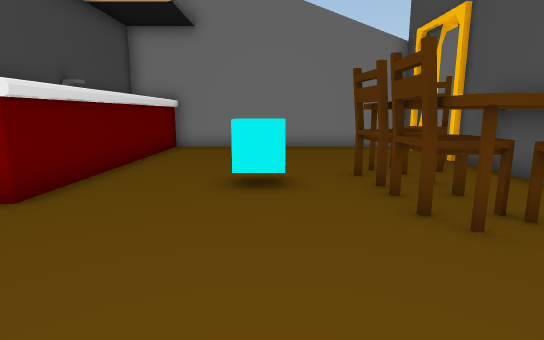
[1] (above)

12 first-person views from a walk through a 3-D level made in the Unity game engine. The camera is 1.4 m above the floor, tilts 10° down and sees 80° across. The floor is counted in squares, 1 m on a side. Each view is taken from the middle of a square. On the plan, view 1 faces up. The plan holds only what a view shows up to about 15 squares ahead; the rest is blank.

[2]
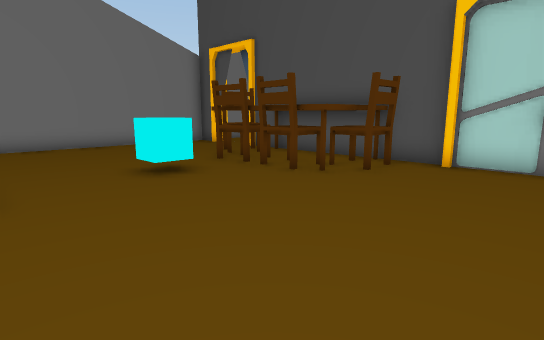

[3]
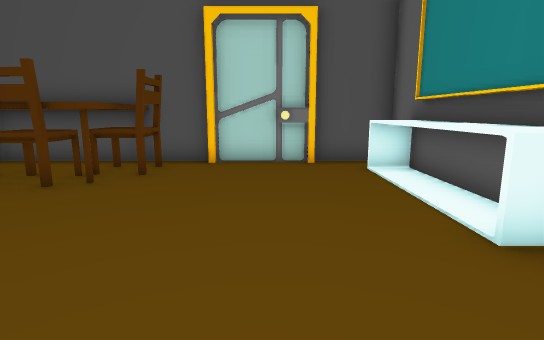

[4]
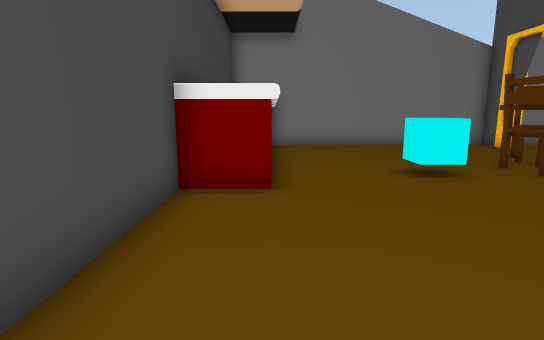

[5]
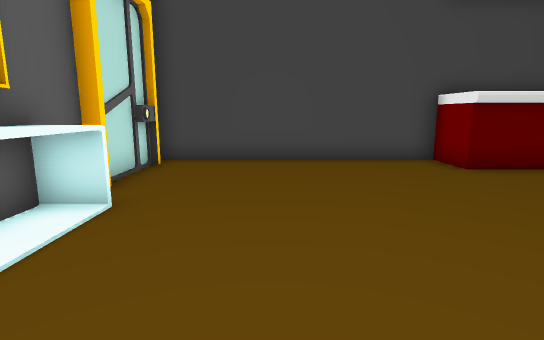

[6]
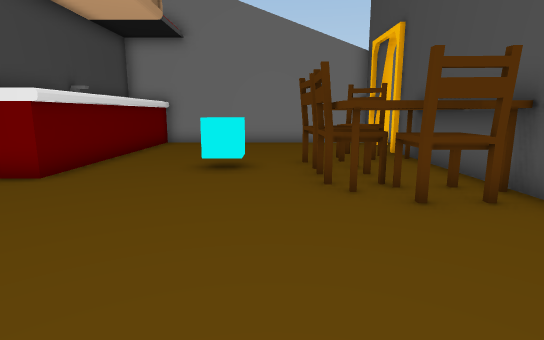

[7]
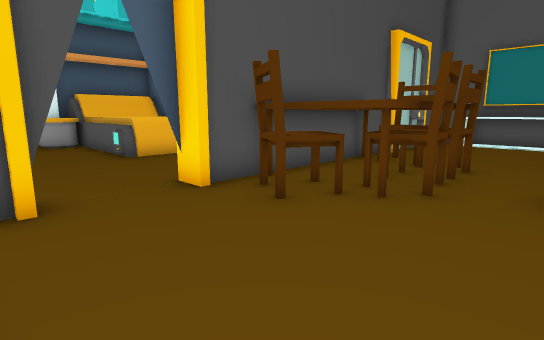

[8]
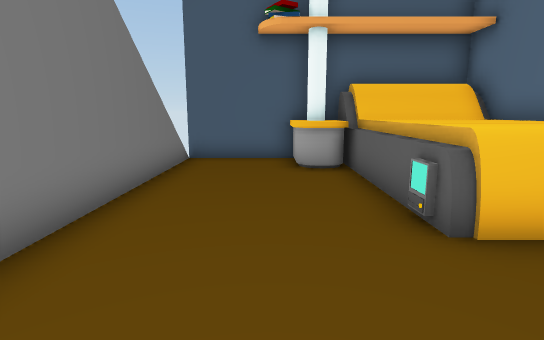

[9]
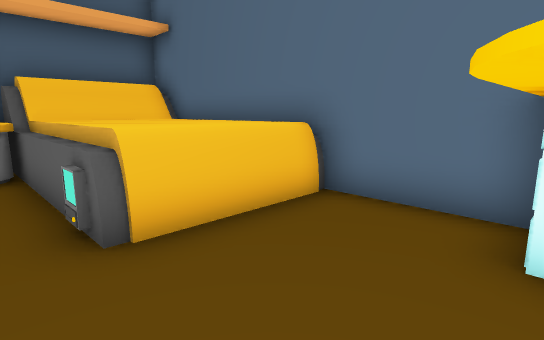

[10]
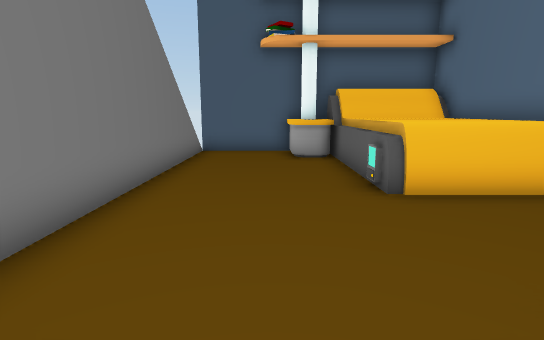

[11]
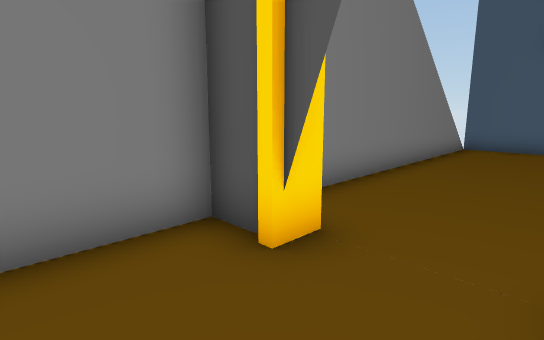

[12]
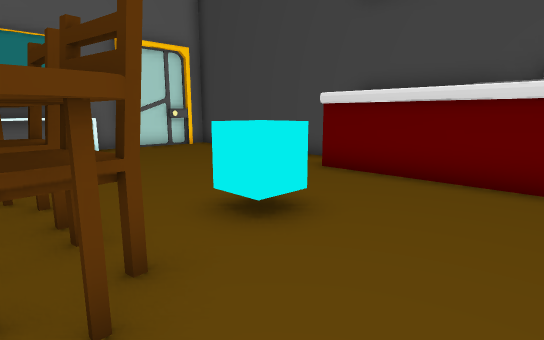

### Floor plan
Key: @ floor where view 1 was taken; # wall or solid block; . floor; ^ raised ledge; O other object.
Columns run from 6 left of view 1 to 17 right of it. Each row starts with its distance up from view 1.
 14   #################### #
 13   #.........#..........#
 12   #.........#..........#
 11   #....................#
 10   #.........#........OOO
  9   #......OO###...^^^^O##
  8   #.....OOOO##...^^^^^#
  7   #...O.OOOO##...^^^^^#
  6   #...O.OOOO##...^^^^^#
  5 ###.....OOOO###########
  4 #.......OOOO#
  3 #........OO.#
  2 #...........#
  1 #..........##
  0 #.....@....##
 -1 #..........##
 -2 #...........#
 -3 #####OOOOOO.#
 -4     #########

Positions as (right, up) in squares from view 1, and headings:
1: (0, 0), facing up
2: (-4, -1), facing up-right
3: (-4, 0), facing right
4: (-4, -1), facing up
5: (4, 0), facing left
6: (1, -2), facing up
7: (0, 13), facing down-right
8: (7, 11), facing right
9: (7, 10), facing down-right
10: (5, 11), facing right
11: (3, 10), facing up-right
12: (3, 10), facing down-left
